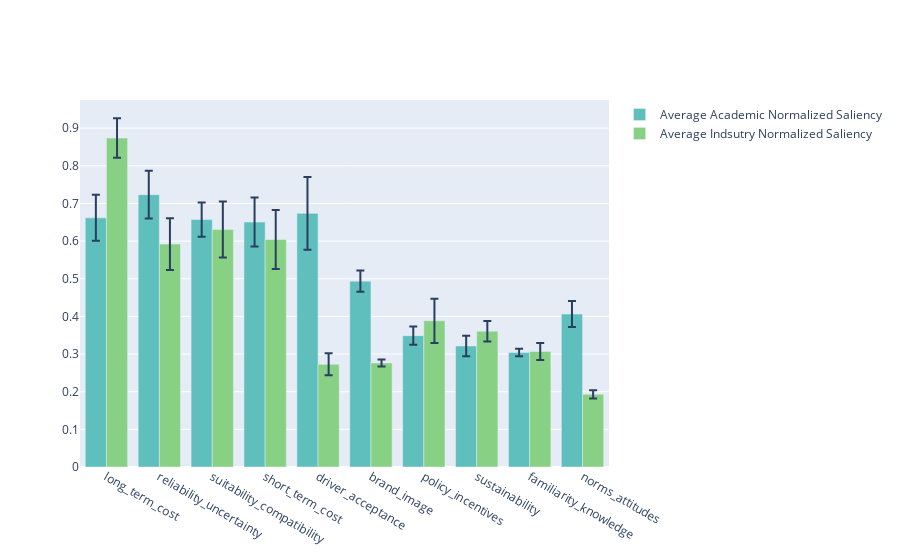

Notebook source saved alongside this figure:
### Markdown cell above
### Bar Chart With Error

### Code cell
syn_tests.plotly_barchart()
syn_tests.bc_fig

### Figure 1 — Plotly figure (JSON) as saved in the notebook; plotly's stock layout.template omitted (floating-point values rounded to 4 significant figures)
{"data": [{"error_y": {"array": [0.06106, 0.06518, 0.02408, 0.04558, 0.01017, 0.03454, 0.0281, 0.0272, 0.06361, 0.09679], "type": "data"}, "marker": {"color": "#5ebfbc"}, "name": "Average Academic Normalized Saliency", "type": "bar", "x": ["long_term_cost", "short_term_cost", "policy_incentives", "suitability_compatibility", "familiarity_knowledge", "norms_attitudes", "brand_image", "sustainability", "reliability_uncertainty", "driver_acceptance"], "y": [0.6617, 0.6505, 0.3488, 0.6571, 0.3041, 0.4062, 0.4936, 0.3215, 0.7233, 0.6737]}, {"error_y": {"array": [0.05239, 0.07827, 0.05869, 0.07432, 0.02256, 0.01085, 0.009457, 0.02713, 0.06863, 0.0292], "type": "data"}, "marker": {"color": "#88d184"}, "name": "Average Indsutry Normalized Saliency", "type": "bar", "x": ["long_term_cost", "short_term_cost", "policy_incentives", "suitability_compatibility", "familiarity_knowledge", "norms_attitudes", "brand_image", "sustainability", "reliability_uncertainty", "driver_acceptance"], "y": [0.8736, 0.6044, 0.3882, 0.631, 0.3069, 0.1931, 0.2764, 0.3607, 0.5921, 0.2728]}], "layout": {"barmode": "group", "xaxis": {"categoryorder": "total descending"}}}
